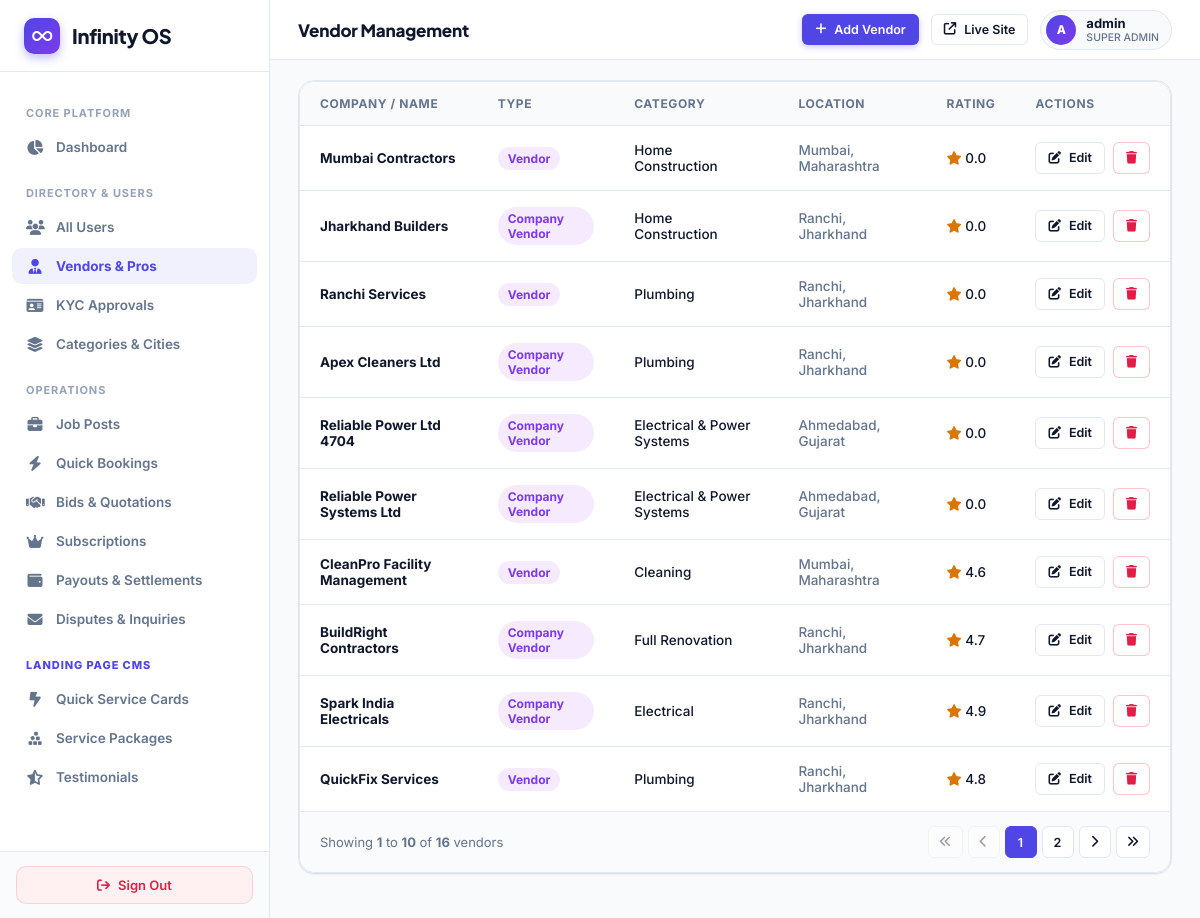
Page /super-admin/vendors/ (signed in) on the earlier database version.
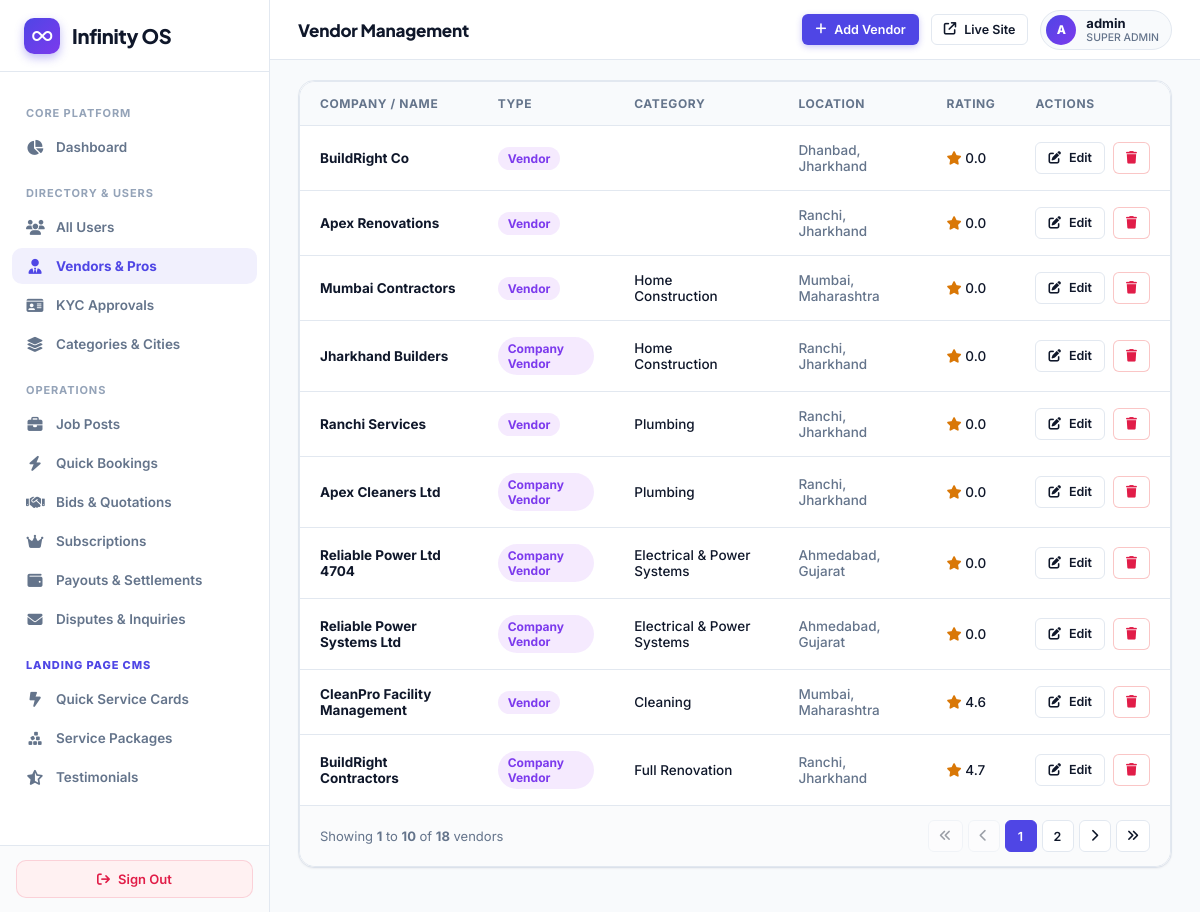
Same page on the later database version.
### myapp/models.py (models this page shows)
class VendorProfile(models.Model):
    user = models.OneToOneField(CustomUser, on_delete=models.CASCADE, related_name='vendor_profile')
    company_name = models.CharField(max_length=255, blank=True, null=True)
    category = models.CharField(max_length=100)
    location = models.CharField(max_length=255)
    VENDOR_TYPE_CHOICES = (
        ('vendor', 'Vendor'),
        ('company', 'Company Vendor'),
    )
    vendor_type = models.CharField(max_length=20, choices=VENDOR_TYPE_CHOICES, default='vendor')
    employee_code = models.CharField(max_length=50, null=True, blank=True)
    employee_details = models.TextField(null=True, blank=True)
    dob = models.DateField(null=True, blank=True)
    gender = models.CharField(max_length=20, null=True, blank=True)
    address = models.TextField(null=True, blank=True)
    experience = models.IntegerField(default=0)
    id_proof = models.CharField(max_length=100, null=True, blank=True)
    profile_image = models.ImageField(upload_to='vendor_profiles/', null=True, blank=True)
    about = models.TextField(null=True, blank=True)
    rating = models.DecimalField(max_digits=3, decimal_places=1, default=0.0)
    registered_date = models.DateTimeField(default=timezone.now)
    def __str__(self):
        return self.company_name or self.user.username

class CustomUser(AbstractUser):
    ROLE_CHOICES = (
        ('ADMIN', 'Admin'),
        ('VENDOR', 'Vendor'),
        ('USER', 'User'),
    )
    role = models.CharField(max_length=20, choices=ROLE_CHOICES, default='USER')
    assigned_state = models.CharField(max_length=100, blank=True, null=True, help_text="Assigned State/Territory for Area Admin")
    assigned_city = models.CharField(max_length=100, blank=True, null=True, help_text="Assigned City (optional) for Area Admin")

### myapp/super_admin_views.py (the view)
# urls.py: path('super-admin/vendors/', super_admin_views.super_admin_vendors, name='super_admin_vendors'),
@sa_required
def super_admin_vendors(request):
    vendors_qs = VendorProfile.objects.all().select_related('user').order_by('-registered_date')
    paginator = Paginator(vendors_qs, 10)
    page_num = request.GET.get('page', 1)
    try:
        vendors = paginator.page(page_num)
    except (EmptyPage, PageNotAnInteger):
        vendors = paginator.page(1)
    page_range = paginator.get_elided_page_range(vendors.number, on_each_side=2, on_ends=1)
    return render(request, 'superadmin/vendors.html', {'vendors': vendors, 'page_range': page_range})

### myapp/super_admin_views.py (called while the page is built)
def sa_required(view_func):
    from functools import wraps
    @wraps(view_func)
    def wrapper(request, *args, **kwargs):
        if not request.user.is_authenticated:
            return redirect(f'{LOGIN_URL}?next={request.path}')
        if not request.user.is_superuser:
            return redirect('/')
        return view_func(request, *args, **kwargs)
    return wrapper

### templates/superadmin/vendors.html (shortened to what this page needs)
{% extends 'superadmin/base.html' %}
{% block header_title %}Vendor Management{% endblock %}
{% block header_actions %}
<a href="{% url 'super_admin_vendor_create' %}" class="btn btn-primary btn-sm">
  <i class="fa-solid fa-plus"></i>
  <span>Add Vendor</span>
</a>
{% endblock %}
{% block content %}
<div class="card" style="padding: 0;">
  <div class="table-container">
    <table>
      <thead>
        <tr>
          <th>Company / Name</th>
          <th>Type</th>
          <th>Category</th>
          <th>Location</th>
          <th>Rating</th>
          <th>Actions</th>
        </tr>
      </thead>
      <tbody>
        {% for v in vendors %}
        <tr>
          <td><strong>{{ v.company_name|default:v.user.username }}</strong></td>
          <td><span class="badge" style="background: rgba(168,85,247,0.12); color: #7c3aed;">{{ v.get_vendor_type_display }}</span></td>
          <td>{{ v.category }}</td>
          <td style="color: var(--text-muted);">{{ v.location }}</td>
          <td><i class="fa-solid fa-star" style="color: var(--warning);"></i> {{ v.rating }}</td>
          <td>
            <div style="display: flex; gap: 8px;">
              <a href="{% url 'super_admin_vendor_edit' v.id %}" class="btn btn-outline btn-sm"><i class="fa-solid fa-pen-to-square"></i> Edit</a>
              <a href="{% url 'super_admin_vendor_delete' v.id %}" class="btn btn-outline btn-sm" style="border-color: rgba(239,68,68,0.3);" onclick="return confirm('Delete vendor {{ v }}? This will also delete their user account.')">
                <i class="fa-solid fa-trash" style="color: var(--danger);"></i>
              </a>
            </div>
          </td>
        </tr>
        {% empty %}
        <tr><td colspan="6" style="text-align: center; padding: 40px; color: var(--text-muted);">No vendors found.</td></tr>
        {% endfor %}
      </tbody>
    </table>
    {% if vendors.has_other_pages %}
    <div class="pagination-wrap">
      <div>Showing <strong>{{ vendors.start_index|default:0 }}</strong> to <strong>{{ vendors.end_index|default:0 }}</strong> of <strong>{{ vendors.paginator.count }}</strong> vendors</div>
      <nav class="pagination-nav" aria-label="Page navigation">
        {% if vendors.has_previous %}
          <a href="?page=1" class="page-link" title="First Page"><i class="fa-solid fa-angles-left"></i></a>
          <a href="?page={{ vendors.previous_page_number }}" class="page-link" title="Previous Page"><i class="fa-solid fa-chevron-left"></i></a>
        {% else %}
          <span class="page-link disabled"><i class="fa-solid fa-angles-left"></i></span>
          <span class="page-link disabled"><i class="fa-solid fa-chevron-left"></i></span>
        {% endif %}
        {% for p in page_range %}
          {% if p == vendors.paginator.ELLIPSIS %}
            <span class="page-link disabled">…</span>
          {% elif p == vendors.number %}
            <span class="page-link active">{{ p }}</span>
          {% else %}
            <a href="?page={{ p }}" class="page-link">{{ p }}</a>
          {% endif %}
        {% endfor %}
        {% if vendors.has_next %}
          <a href="?page={{ vendors.next_page_number }}" class="page-link" title="Next Page"><i class="fa-solid fa-chevron-right"></i></a>
          <a href="?page={{ vendors.paginator.num_pages }}" class="page-link" title="Last Page"><i class="fa-solid fa-angles-right"></i></a>
        {% else %}
          <span class="page-link disabled"><i class="fa-solid fa-chevron-right"></i></span>
          <span class="page-link disabled"><i class="fa-solid fa-angles-right"></i></span>
        {% endif %}
      </nav>
    </div>
    {% endif %}
  </div>
</div>
{% endblock %}

Differences in the rows shown:
no longer on this page (row unchanged): VendorProfile: company_name "Spark India Electricals", vendor_type "Company Vendor", category "Electrical", location "Ranchi, Jharkhand", rating "4.9"
no longer on this page (row unchanged): VendorProfile: company_name "QuickFix Services", vendor_type "Vendor", category "Plumbing", location "Ranchi, Jharkhand", rating "4.8"
added VendorProfile: company_name "BuildRight Co", vendor_type "Vendor", location "Dhanbad, Jharkhand", rating "0.0"
added VendorProfile: company_name "Apex Renovations", vendor_type "Vendor", location "Ranchi, Jharkhand", rating "0.0"
Other differences:
{{ vendors.paginator.count }}: "16" → "18"
